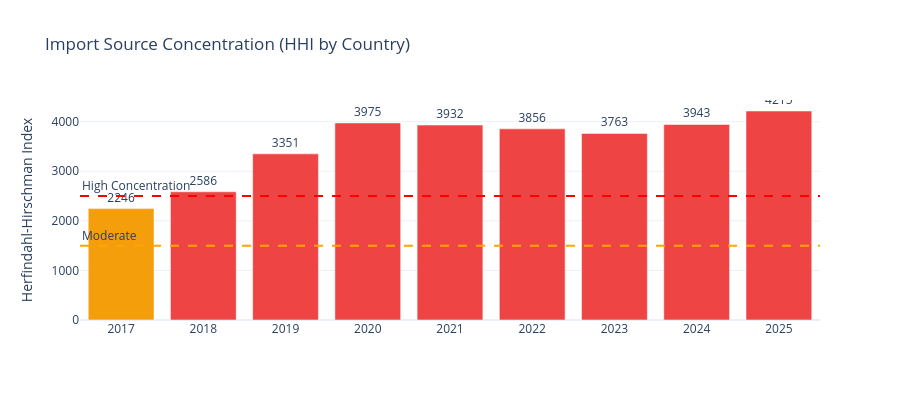

Notebook code for this chart:
### Code cell
# Country concentration — Herfindahl-Hirschman Index over time
yearly_country = cli.groupby(['YEAR', 'CNTRY_NAME'])['QUANTITY'].sum().reset_index()
yearly_total = yearly_country.groupby('YEAR')['QUANTITY'].transform('sum')
yearly_country['share'] = yearly_country['QUANTITY'] / yearly_total * 100

hhi_by_year = yearly_country.groupby('YEAR').apply(
    lambda g: (g['share'] ** 2).sum(), include_groups=False
).reset_index()
hhi_by_year.columns = ['Year', 'HHI']

fig = go.Figure()
fig.add_trace(go.Bar(
    x=hhi_by_year['Year'], y=hhi_by_year['HHI'],
    marker_color=np.where(hhi_by_year['HHI'] > 2500, '#ef4444',
                 np.where(hhi_by_year['HHI'] > 1500, '#f59e0b', '#22c55e')),
    text=hhi_by_year['HHI'].round(0).astype(int),
    textposition='outside'
))
fig.add_hline(y=2500, line_dash='dash', line_color='red',
              annotation_text='High Concentration', annotation_position='top left')
fig.add_hline(y=1500, line_dash='dash', line_color='orange',
              annotation_text='Moderate', annotation_position='top left')
fig.update_layout(
    title='Import Source Concentration (HHI by Country)',
    yaxis_title='Herfindahl-Hirschman Index',
    xaxis_title='', height=400, template='plotly_white',
    showlegend=False
)
fig.show()

### Figure 1 — Plotly figure (JSON) as saved in the notebook; plotly's stock layout.template omitted (floating-point values rounded to 4 significant figures)
{"data": [{"marker": {"color": ["#f59e0b", "#ef4444", "#ef4444", "#ef4444", "#ef4444", "#ef4444", "#ef4444", "#ef4444", "#ef4444"]}, "text": [2246.0, 2586.0, 3351.0, 3975.0, 3932.0, 3856.0, 3763.0, 3943.0, 4215.0], "textposition": "outside", "type": "bar", "x": [2017, 2018, 2019, 2020, 2021, 2022, 2023, 2024, 2025], "y": [2246.0, 2586.0, 3351.0, 3975.0, 3932.0, 3856.0, 3763.0, 3943.0, 4215.0]}], "layout": {"annotations": [{"showarrow": false, "text": "High Concentration", "x": 0, "xanchor": "left", "xref": "x domain", "y": 2500, "yanchor": "bottom", "yref": "y"}, {"showarrow": false, "text": "Moderate", "x": 0, "xanchor": "left", "xref": "x domain", "y": 1500, "yanchor": "bottom", "yref": "y"}], "height": 400, "shapes": [{"line": {"color": "red", "dash": "dash"}, "type": "line", "x0": 0, "x1": 1, "xref": "x domain", "y0": 2500, "y1": 2500, "yref": "y"}, {"line": {"color": "orange", "dash": "dash"}, "type": "line", "x0": 0, "x1": 1, "xref": "x domain", "y0": 1500, "y1": 1500, "yref": "y"}], "showlegend": false, "title": {"text": "Import Source Concentration (HHI by Country)"}, "xaxis": {"title": {"text": ""}}, "yaxis": {"title": {"text": "Herfindahl-Hirschman Index"}}}}
